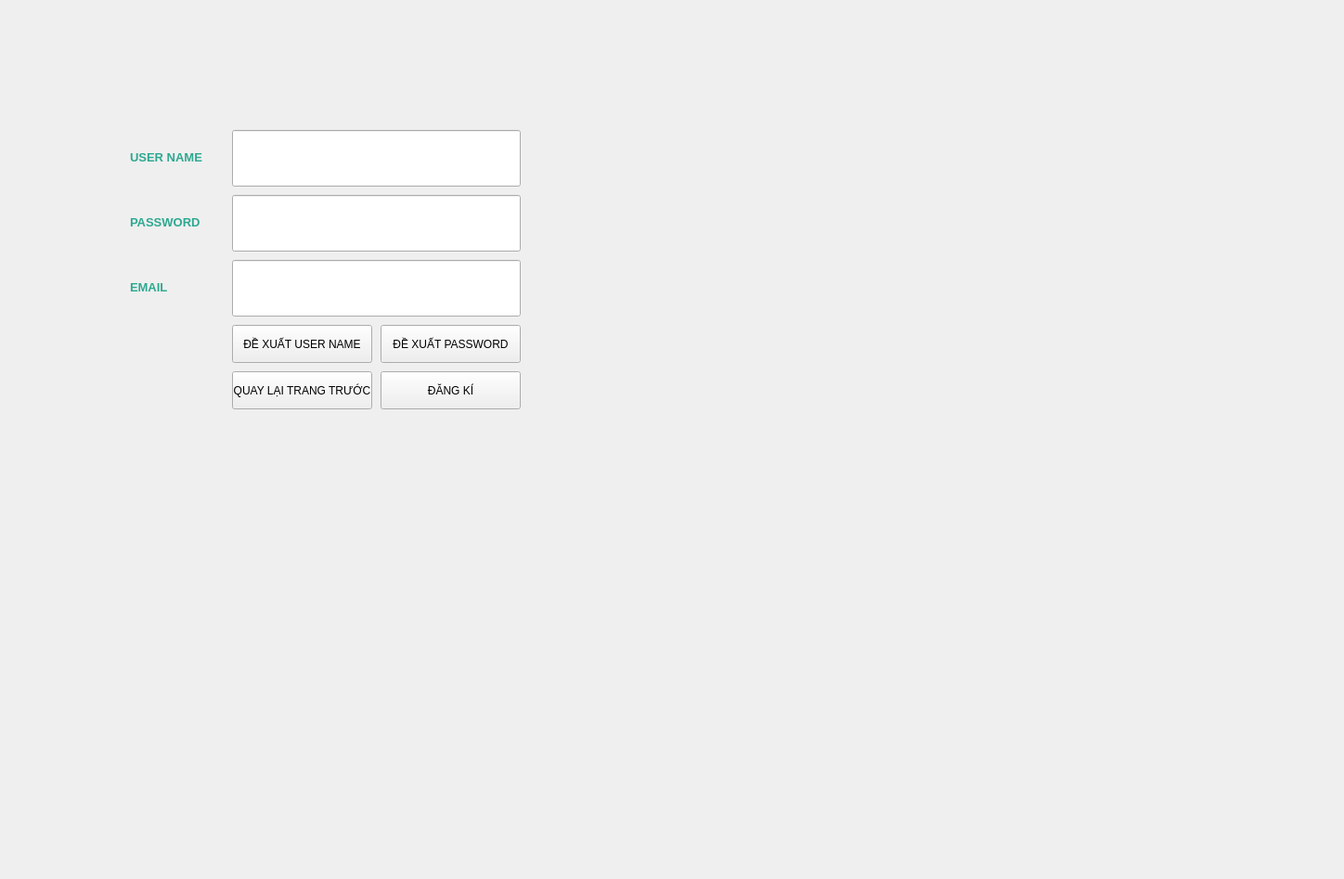
<?xml version="1.0" encoding="UTF-8"?>
<ui version="4.0">
 <class>Form</class>
 <widget class="QWidget" name="Form">
  <property name="geometry">
   <rect>
    <x>0</x>
    <y>0</y>
    <width>1448</width>
    <height>947</height>
   </rect>
  </property>
  <property name="windowTitle">
   <string>Form</string>
  </property>
  <widget class="QLabel" name="label">
   <property name="geometry">
    <rect>
     <x>140</x>
     <y>160</y>
     <width>101</width>
     <height>20</height>
    </rect>
   </property>
   <property name="text">
    <string>&lt;html&gt;&lt;head/&gt;&lt;body&gt;&lt;p&gt;&lt;span style=&quot; font-size:10pt; font-weight:600; color:#2ea890;&quot;&gt;USER NAME&lt;/span&gt;&lt;/p&gt;&lt;/body&gt;&lt;/html&gt;</string>
   </property>
  </widget>
  <widget class="QLineEdit" name="user_name">
   <property name="geometry">
    <rect>
     <x>250</x>
     <y>140</y>
     <width>311</width>
     <height>61</height>
    </rect>
   </property>
  </widget>
  <widget class="QLabel" name="label_2">
   <property name="geometry">
    <rect>
     <x>140</x>
     <y>230</y>
     <width>101</width>
     <height>20</height>
    </rect>
   </property>
   <property name="text">
    <string>&lt;html&gt;&lt;head/&gt;&lt;body&gt;&lt;p&gt;&lt;span style=&quot; font-size:10pt; font-weight:600; color:#2ea890;&quot;&gt;PASSWORD&lt;/span&gt;&lt;/p&gt;&lt;/body&gt;&lt;/html&gt;</string>
   </property>
  </widget>
  <widget class="QLineEdit" name="password">
   <property name="geometry">
    <rect>
     <x>250</x>
     <y>210</y>
     <width>311</width>
     <height>61</height>
    </rect>
   </property>
  </widget>
  <widget class="QPushButton" name="btn_dxu">
   <property name="geometry">
    <rect>
     <x>250</x>
     <y>350</y>
     <width>151</width>
     <height>41</height>
    </rect>
   </property>
   <property name="text">
    <string>ĐỀ XUẤT USER NAME</string>
   </property>
  </widget>
  <widget class="QPushButton" name="btn_dxp">
   <property name="geometry">
    <rect>
     <x>410</x>
     <y>350</y>
     <width>151</width>
     <height>41</height>
    </rect>
   </property>
   <property name="text">
    <string>ĐỀ XUẤT PASSWORD</string>
   </property>
  </widget>
  <widget class="QPushButton" name="btn_dk">
   <property name="geometry">
    <rect>
     <x>410</x>
     <y>400</y>
     <width>151</width>
     <height>41</height>
    </rect>
   </property>
   <property name="text">
    <string>ĐĂNG KÍ</string>
   </property>
  </widget>
  <widget class="QLabel" name="label_3">
   <property name="geometry">
    <rect>
     <x>140</x>
     <y>300</y>
     <width>101</width>
     <height>20</height>
    </rect>
   </property>
   <property name="text">
    <string>&lt;html&gt;&lt;head/&gt;&lt;body&gt;&lt;p&gt;&lt;span style=&quot; font-size:10pt; font-weight:600; color:#2ea890;&quot;&gt;EMAIL&lt;/span&gt;&lt;/p&gt;&lt;/body&gt;&lt;/html&gt;</string>
   </property>
  </widget>
  <widget class="QLineEdit" name="email">
   <property name="geometry">
    <rect>
     <x>250</x>
     <y>280</y>
     <width>311</width>
     <height>61</height>
    </rect>
   </property>
  </widget>
  <widget class="QPushButton" name="btn_ql">
   <property name="geometry">
    <rect>
     <x>250</x>
     <y>400</y>
     <width>151</width>
     <height>41</height>
    </rect>
   </property>
   <property name="text">
    <string>QUAY LẠI TRANG TRƯỚC</string>
   </property>
  </widget>
 </widget>
 <resources/>
 <connections/>
</ui>
